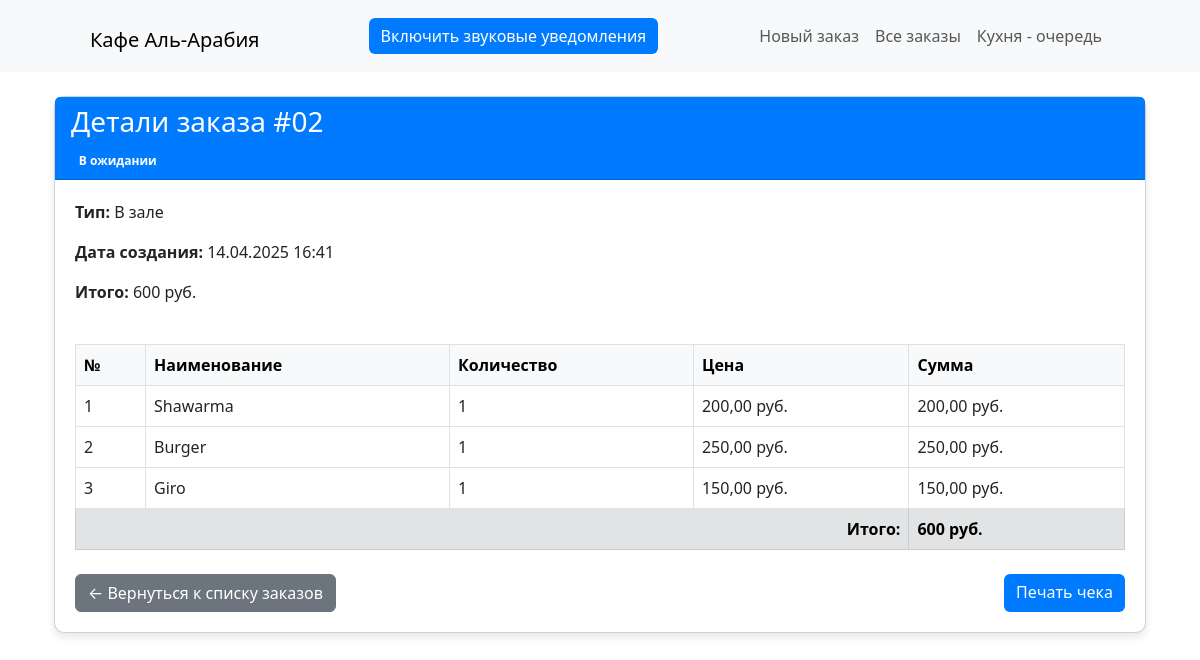
Screenshot of /orders/order/289/ with the database file from the repository.
### orders/models.py (models this page shows, shortened)
class Order(models.Model):
    STATUS_CHOICES = (
        ("cancelled", "Отменен"),
        ("pending", "В ожидании"),
        ("done", "Готов"),
        ("delivered", "Доставлен"),
    )
    ORDER_TYPE_CHOICES = [
        ("dine_in", "В зале"),
        ("takeaway", "На вынос"),
        ("delivery", "Доставка"),
    ]
    order_number = models.CharField(verbose_name="№ Заказа", max_length=10, unique=True, editable=False)
    created_at = models.DateTimeField(verbose_name="Дата", auto_now_add=True)
    status = models.CharField(verbose_name="Статус", max_length=10, choices=STATUS_CHOICES, default="pending")
    order_type = models.CharField(verbose_name="Тип",
        max_length=10,
        choices=ORDER_TYPE_CHOICES,
        default="dine_in",
        blank=True,
        null=True,
    )
    phone_number = models.CharField(verbose_name="Телефон", max_length=15, null=True, blank=True)  # Unique phone number
    name = models.CharField(verbose_name="Имя", max_length=100, null=True, blank=True)  # Optional name
    address = models.CharField(verbose_name="Адрес", max_length=300,null=True, blank=True)  # Optional address
    total_sum = models.PositiveSmallIntegerField(verbose_name="Итого", default=0)
    class Meta:
        verbose_name = 'Заказ'
        verbose_name_plural = 'Заказы'

class OrderItem(models.Model):
    order = models.ForeignKey(Order, related_name="items", on_delete=models.CASCADE)
    menu_item = models.ForeignKey(MenuItem, on_delete=models.CASCADE)
    quantity = models.PositiveIntegerField(default=1)
    class Meta:
        verbose_name = 'Список заказанных блюд'
        verbose_name_plural = 'Список заказанных блюд'

class MenuItem(models.Model):
    name = models.CharField(max_length=100)
    price = models.DecimalField(max_digits=6, decimal_places=2)
    category = models.ForeignKey(
        Category,
        related_name="menu_items",
        on_delete=models.CASCADE,
        null=True,
        blank=True,
    )
    class Meta:
        verbose_name = 'Меню'
        verbose_name_plural = 'Меню'

### orders/views.py (the view)
# urls.py: path('order/<int:order_id>/', views.order_detail, name='order_detail'),
def order_detail(request, order_id):
    order = get_object_or_404(
        Order.objects.prefetch_related("items__menu_item"), id=order_id
    )
    return render(request, "orders/order_detail.html", {"order": order})

### orders/templatetags/custom_filters.py (called while the page is built)
@register.filter
def mul(value, arg):
    return value * arg

### templates/orders/order_detail.html (shortened to what this page needs)
{% extends 'main/base.html' %}
{% load custom_filters %}
{% block content %}
<div class="container mt-4">
    <div class="card">
        <div class="card-header">
            <h3>Детали заказа #{{ order.order_number|slice:"12:" }}</h3>
            <span class="badge {{ order.get_status_color }}">
                {{ order.get_status_display }}
            </span>
        </div>
        <div class="card-body">
            <div class="row mb-4">
                <div class="col-md-6">
                    <p><strong>Тип:</strong> {{ order.get_order_type_display }}</p>
                    <p><strong>Дата создания:</strong> {{ order.created_at|date:"d.m.Y H:i" }}</p>
                    <p><strong>Итого:</strong> {{ order.total_sum }} руб.</p>
                </div>
            </div>
            <table class="table table-bordered">
                <thead class="table-light">
                    <tr>
                        <th>№</th>
                        <th>Наименование</th>
                        <th>Количество</th>
                        <th>Цена</th>
                        <th>Сумма</th>
                    </tr>
                </thead>
                <tbody>
                    {% for item in order.items.all %}
                    <tr>
                        <td>{{ forloop.counter }}</td>
                        <td>{{ item.menu_item.name }}</td>
                        <td>{{ item.quantity }}</td>
                        <td>{{ item.menu_item.price }} руб.</td>
                        <td>{{ item.menu_item.price|mul:item.quantity }} руб.</td>
                    </tr>
                    {% endfor %}
                    <tr class="table-secondary">
                        <td colspan="4" class="text-end"><strong>Итого:</strong></td>
                        <td><strong>{{ order.total_sum }} руб.</strong></td>
                    </tr>
                </tbody>
            </table>
            <div class="d-flex justify-content-between mt-4">
                <a href="{% url 'all_orders' %}" class="btn btn-secondary">
                    ← Вернуться к списку заказов
                </a>
                <a href="{% url 'order_pdf' order.id %}" class="btn btn-primary" target="_blank">
                     Печать чека
                </a>
            </div>
        </div>
    </div>
</div>
{% endblock %}

### templates/main/base.html (style rules this page uses)
.card { max-width: 1200px; margin: 0 auto; border-radius: 10px; box-shadow: 0 4px 8px rgba(0, 0, 0, 0.1); }
.card-body { flex: 1; padding: 20px; }
.row { margin-bottom: 20px; }
.card-header { background-color: #007bff; color: white; border-radius: 10px 10px 0 0; }
.btn-primary { background-color: #007bff; border: none; }

### rows the page displays
Order: order_number "02", status "В ожидании", order_type "В зале", created_at "14.04.2025 16:41", total_sum "600"
OrderItem: menu_item.name "Shawarma", quantity "1", menu_item.price "200,00", menu_item.price|mul "200,00"
OrderItem: menu_item.name "Burger", quantity "1", menu_item.price "250,00", menu_item.price|mul "250,00"
OrderItem: menu_item.name "Giro", quantity "1", menu_item.price "150,00", menu_item.price|mul "150,00"
